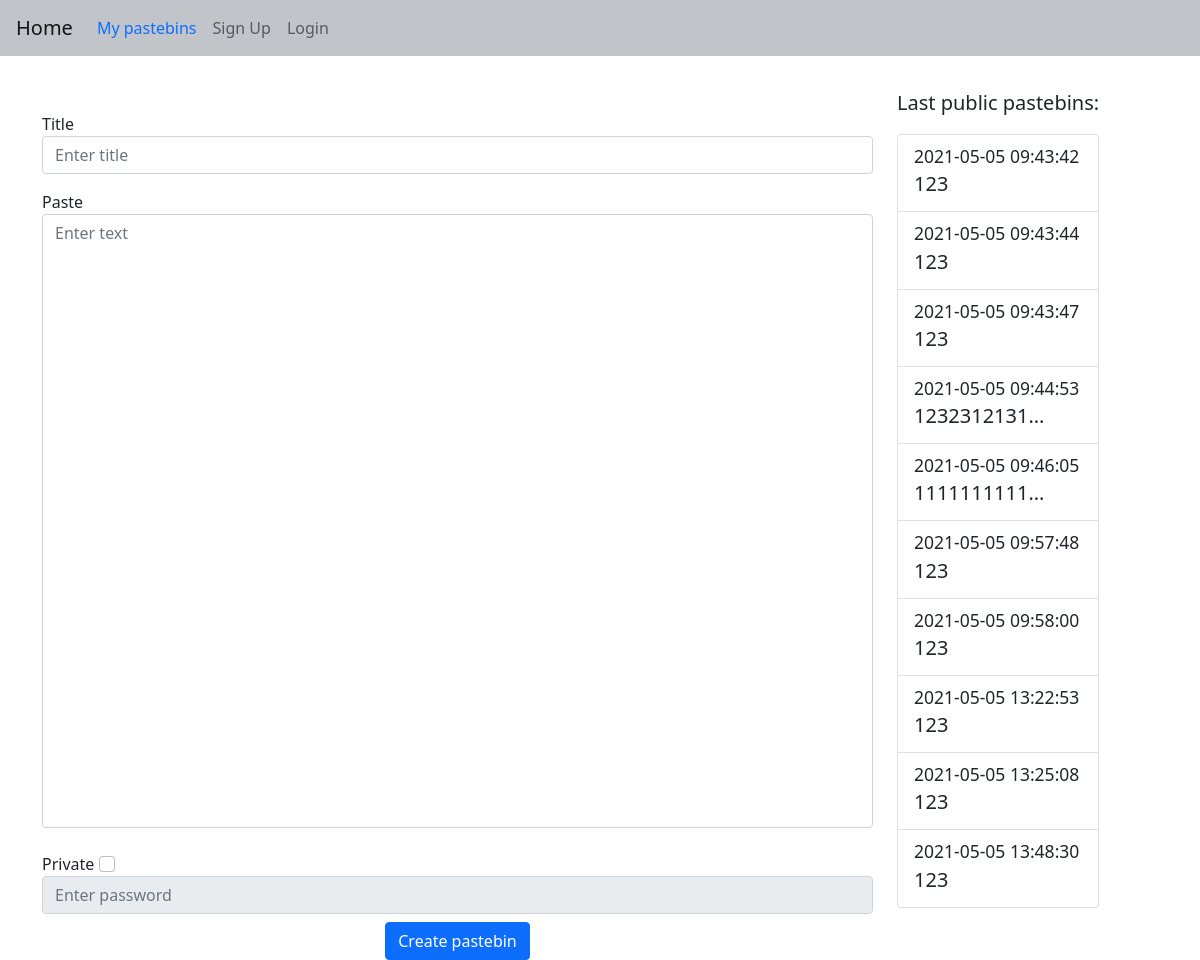
Before: / with the older database file.
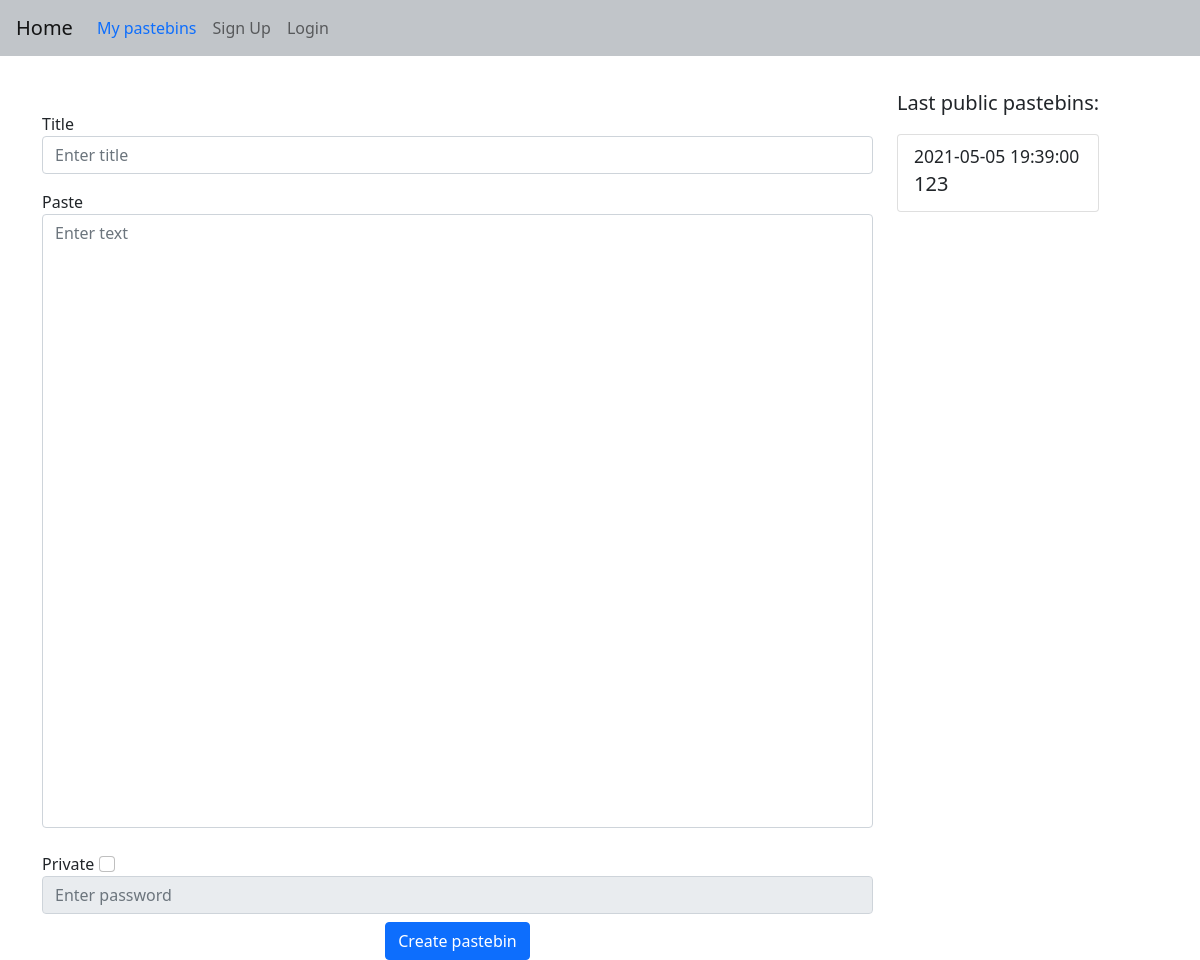
After: the same page with the newer database file.
### web/models.py (models this page shows)
class Pastebin(db.Model):
    id = db.Column(db.Integer, primary_key=True)
    title = db.Column(db.String(150))
    content = db.Column(db.String(6000000))
    link = db.Column(db.String(150), unique=True)
    date = db.Column(db.DateTime(timezone=True), default=func.now())
    password = db.Column(db.String(150))
    user_id = db.Column(db.Integer, db.ForeignKey("user.id"))

### web/blueprints/views.py (the view, shortened to what this page needs)
@views.route("/", methods=["GET", "POST"])
def home():
   return render_template("home.html", user=current_user, public_pastebins=get_public_pastebins())

### web/blueprints/views.py (called while the page is built)
def get_public_pastebins():
   pastebins = Pastebin.query.filter_by(password=None).all()[-10:]
   return pastebins

### web/templates/home.html (shortened to what this page needs)
{% extends "base.html" %}
{% block content%}
<div class="row">
  <div class="col-9">
    <form method="POST">
      <div class="form-group mt-5">
        <label for="title">Title</label>
        <input type="text" class="form-control" id="title" name="title" placeholder="Enter title" />
      </div>
      <label for="pastebin" class="mt-3">Paste</label>
      <textarea rows=25 style="height:100%" name="pastebin" id="pastebin" class="form-control" placeholder="Enter text"></textarea>
      <br />
      <label for="private">Private</label>
      <input class="form-check-input" type="checkbox" id="private" name="private" value="True">
      <input type="password" class="form-control" id="password" name="password" placeholder="Enter password" disabled/>
      <div align="center">
        <button type="submit" class="btn btn-primary mt-2">Create pastebin</button>
      </div>
    </form>
  </div>
  <div class="col mt-4">
    <label for="list-group" class="lead">Last public pastebins:</p>
    <div class="list-group">
   {% for pastebin in public_pastebins %}
   <a href="{{pastebin.link}}" class="list-group-item list-group-item-action">
    <div class="d-flex w-100 justify-content-between">
      <small>{{ pastebin.date.replace(microsecond=0) }}</small>
    </div>
    <p class="mb-1"><b>{{ pastebin.title if pastebin.title|length < 10 else pastebin.title[:10] + "..."}}</b></p>
  </a>
   {% endfor %}
    </div>
</div>
</div>
{% endblock %}

### web/templates/base.html (shortened to what this page needs)
<!DOCTYPE html>
<html>
    <head>
        <link href="https://cdn.jsdelivr.net/npm/bootstrap@5.0.0-beta3/dist/css/bootstrap.min.css" rel="stylesheet">
        <link rel="stylesheet" type="text/css" href="{{ url_for('static',filename='css/style.css') }}">
    </head>
    <body>
        <nav class="navbar navbar-expand-lg navbar navbar-light">
          <a class="navbar-brand ms-3" href="/">Home</a>
            <div class="collapse navbar-collapse" id="navbar">
                <div class="navbar-nav">
                  <a class="nav-item nav-link text-primary" id="user" href="/user">My pastebins</a>
                  {% if user.is_authenticated %}
                    <a class="nav-item nav-link" id="logout" href="/logout">Logout</a>
                  {% else %}
                    <a class="nav-item nav-link" id="signup" href="/sign-up">Sign Up</a>
                    <a class="nav-item nav-link" id="login" href="/login">Login</a>
                  {% endif %}
                </div>
            </div>
        </nav>
        <div class="container mt-2">{% block content %} {% endblock %}</div>
      </body>
</html>

### web/static/css/style.css (style rules this page uses)
textarea { resize: none; }
.navbar { background-color: #c1c5c9; }

Changed rows visible on the page:
removed Pastebin: date.replace "2021-05-05 09:43:42", title "123"
removed Pastebin: date.replace "2021-05-05 09:43:44", title "123"
removed Pastebin: date.replace "2021-05-05 09:43:47", title "123"
removed Pastebin: date.replace "2021-05-05 09:44:53", title "1232312131..."
removed Pastebin: date.replace "2021-05-05 09:46:05", title "1111111111..."
removed Pastebin: date.replace "2021-05-05 09:57:48", title "123"
removed Pastebin: date.replace "2021-05-05 09:58:00", title "123"
removed Pastebin: date.replace "2021-05-05 13:22:53", title "123"
removed Pastebin: date.replace "2021-05-05 13:25:08", title "123"
removed Pastebin: date.replace "2021-05-05 13:48:30", title "123"
now on this page (row edited): Pastebin: date.replace "2021-05-05 19:39:00", title "123"
